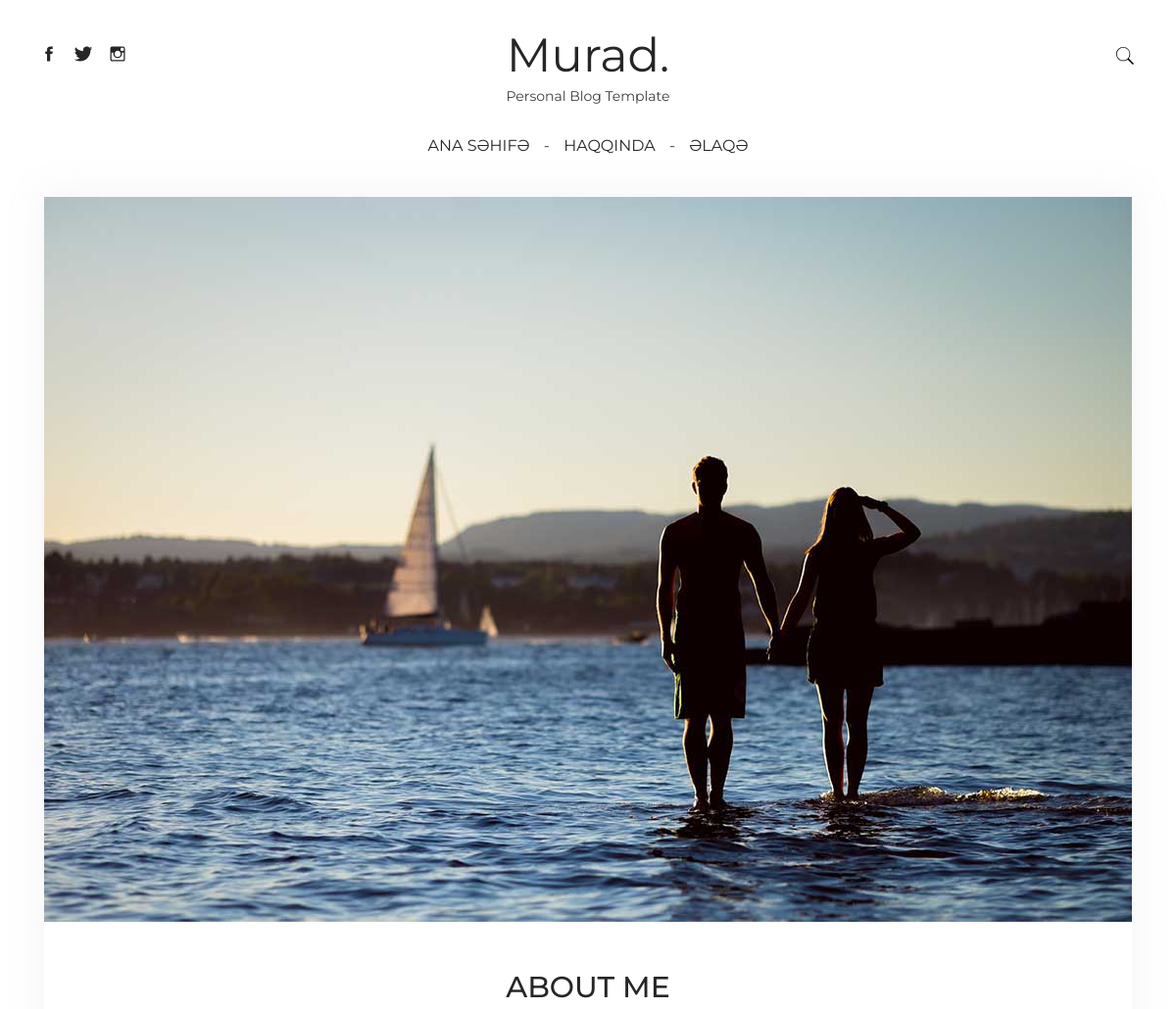
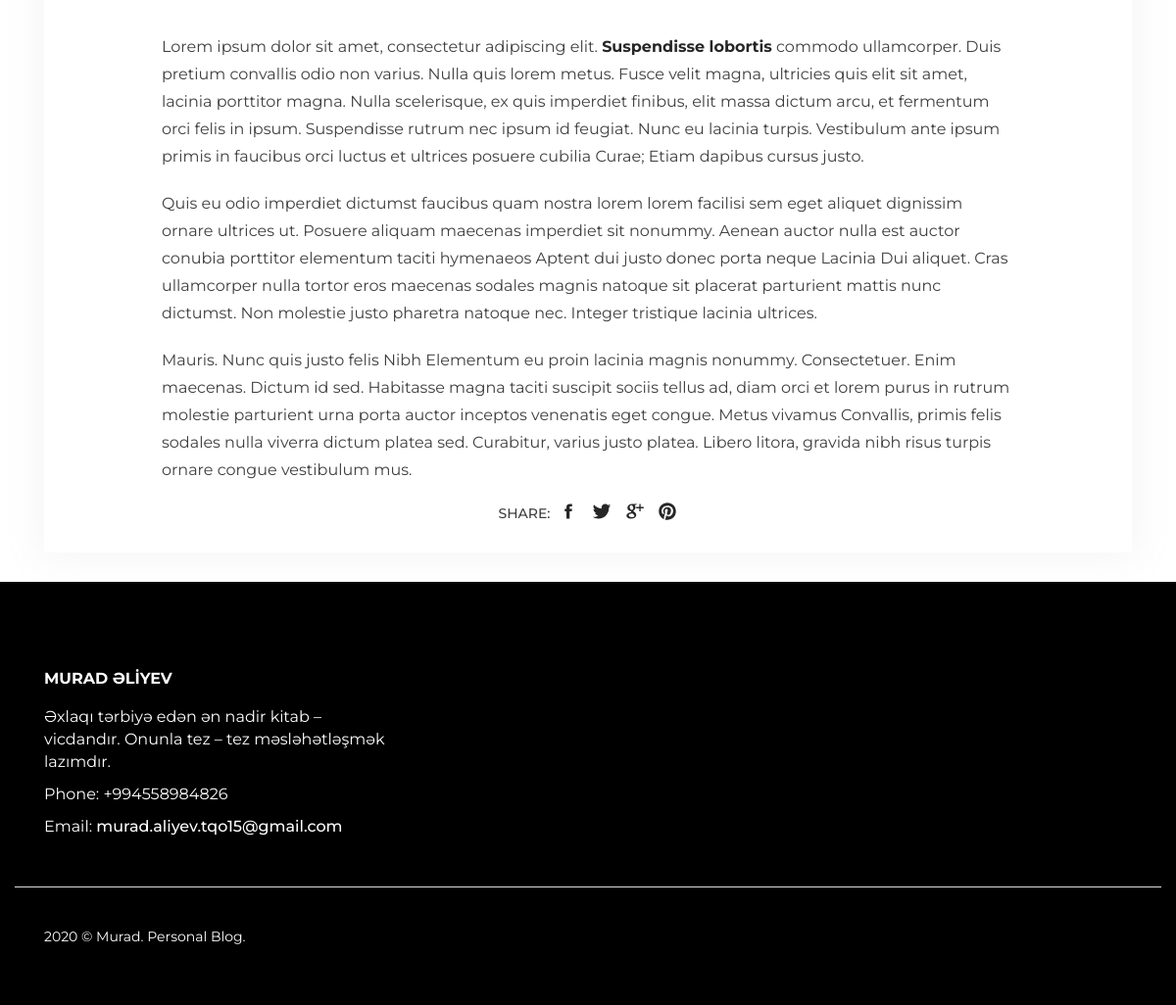
/about, run on the app's committed database (2 pictures, top to bottom).
### polls/models.py (models this page shows)
class Pages(models.Model):
    id = models.AutoField(auto_created=True, primary_key=True, serialize=False)
    page = models.CharField(max_length=250, verbose_name='Səhifənin adı')
    page_url = models.CharField(max_length=250, verbose_name='Alt səhifə (url)')
    def __str__(self):
        return self.page

class Post(models.Model):
    id = models.AutoField(auto_created=True, primary_key=True, serialize=False)
    page_id = models.ForeignKey(Pages, on_delete=models.CASCADE)
    title = models.CharField(max_length=250, verbose_name='Başlıq')
    slug = models.SlugField(max_length=250,verbose_name='Slug')
    picture = models.ImageField(upload_to='img/',blank=True,verbose_name='Şəkil')
    created_at = models.DateTimeField(verbose_name='İndiki vaxt')
    content = RichTextUploadingField() #HTMLField()
    def __str__(self):
        return self.title
    def image_tag(self):
        from django.utils.html import mark_safe
        return mark_safe('<img src="%s" width="100px" height="100px" />'%(self.picture.url))
    image_tag.short_description = 'Image'
    """class About(models.Model):
    id = models.AutoField(auto_created=True, primary_key=True, serialize=False)
    title = models.CharField(max_length=250, verbose_name='Başlıq')
    picture = models.ImageField(upload_to='img/',blank=True,verbose_name='Şəkil')
    content = RichTextUploadingField() #HTMLField()

    def __str__(self):
        return self.title

    def image_tag(self):
        from django.utils.html import mark_safe
        return mark_safe('<img src="%s" width="100px" height="100px" />'%(self.picture.url))
    image_tag.short_description = 'Image'


class Contact(models.Model):
    id = models.AutoField(auto_created=True, primary_key=True, serialize=False)
    title = models.CharField(max_length=250, verbose_name='Başlıq')
    picture = models.ImageField(upload_to='img/',blank=True,verbose_name='Şəkil')
    content = RichTextUploadingField() #HTMLField()

    def __str__(self):
        return self.title

    def image_tag(self):
        from django.utils.html import mark_safe
        return mark_safe('<img src="%s" width="100px" height="100px" />'%(self.picture.url))
    image_tag.short_description = 'Image'"""

### polls/views.py (the view)
# urls.py: path('<slug:slug>', views.about, name='about'),
def about(request,slug=None):
    data = get_object_or_404(Post.objects.select_related("page_id").filter(page_id_id__page_url=slug))
    print(data,"data")
    pages= Pages.objects.all()
    return render(request,"about.html",{"data":data,"pages":pages})

### templates/about.html
{% extends "header.html" %}
{% load static %}
{% block body %}
{% include 'nav.html' with url=pages%}
    <main>
      <div class="container">
        <div class="col-md-12">
          <div class="blog-post  blog-post--fullwidth  blog-post--page">
            <div class="blog-post__image">
              <img src="../static/{{ data.picture }}" alt="About Me">
            </div>
            <div class="blog-post-wrapper">
              <div class="blog-post__title">
                <h1>{{data.title}}</h1>
              </div>
              <div class="blog-post__content">
                {{data.content|safe}}
                </div>
              <div class="blog-post__footer">
                <div class="blog-post__footer-social">
                  <span>Share:</span>
                  <div class="blog-post__footer-social-icons">
                    <a href="#">
                      <svg>
                        <use xmlns:xlink="http://www.w3.org/1999/xlink" xlink:href="#icon-facebook"></use>
                      </svg>
                    </a>
                    <a href="#">
                      <svg>
                        <use xmlns:xlink="http://www.w3.org/1999/xlink" xlink:href="#icon-twitter"></use>
                      </svg>
                    </a>
                    <a href="#">
                      <svg>
                        <use xmlns:xlink="http://www.w3.org/1999/xlink" xlink:href="#icon-google"></use>
                      </svg>
                    </a>
                    <a href="#">
                      <svg>
                        <use xmlns:xlink="http://www.w3.org/1999/xlink" xlink:href="#icon-pinterest"></use>
                      </svg>
                    </a>
                  </div>
                </div>
              </div>
            </div>
          </div>
        </div>
      </div>
    </main>
    {% include 'footer.html' %}
    {%endblock%}

### templates/nav.html (shortened to what this page needs)
<header class="header  container">
    <div class="row  header__logo">
      <div class="col-md-3">
        <div class="social-icons">
          <a href="#">
            <svg>
              <use xmlns:xlink="http://www.w3.org/1999/xlink" xlink:href="#icon-facebook"></use>
            </svg>
          </a>
          <a href="#">
            <svg>
              <use xmlns:xlink="http://www.w3.org/1999/xlink" xlink:href="#icon-twitter"></use>
            </svg>
          </a>
          <a href="#">
            <svg>
              <use xmlns:xlink="http://www.w3.org/1999/xlink" xlink:href="#icon-instagram"></use>
            </svg>
          </a>
        </div>
      </div>
      <div class="col-md-6  logo">
        <h1><a class="logo__link" href="{% url 'polls:index' %}">Murad.</a></h1>
        <div class="logo__description">Personal Blog Template</div>
      </div>
      <div class="col-md-3  header__right">
        <div class="top-icons">
          <div class="top-icons__search">
            <svg>
              <use xmlns:xlink="http://www.w3.org/1999/xlink" xlink:href="#icon-search"></use>
            </svg>
          </div>
        </div>
      </div>
    </div>
<nav class="nav">
    <ul class="nav__list">
      {% for page in pages %}
      <li class="nav__item">
        <a href="{% url 'polls:about'  slug=page.page_url%}">{{page}}</a>
      </li>
              {%endfor%}
    </ul>
  </nav>
    </header>

### data on the page
Pages: page "ANA SƏHIFƏ"
Pages: page "HAQQINDA"
Pages: page "ƏLAQƏ"
Post: picture (picture), title "ABOUT ME", content "Lorem ipsum dolor sit amet, consectetur adipiscing elit. Suspendisse lobortis commodo ullamcorper. Duis pretium convallis odio non varius. Nulla quis lorem metus. Fusce velit magna, ultricies quis elit sit amet, lacinia porttitor magna. Nulla scelerisque, ex quis imperdiet finibus, elit massa dictum arcu, et fermentum orci felis in ipsum. Suspendisse rutrum nec ipsum id feugiat. Nunc eu lacinia turpis. Vestibulum ante ipsum primis in faucibus orci luctus et ultrices posuere cubilia Curae; Etiam dapibus cursus justo. Quis eu odio imperdiet dictumst faucibus quam nostra lorem lorem facilisi sem eget aliquet dignissim ornare ultrices ut. Posuere aliquam maecenas imperdiet sit nonummy. Aenean…"
